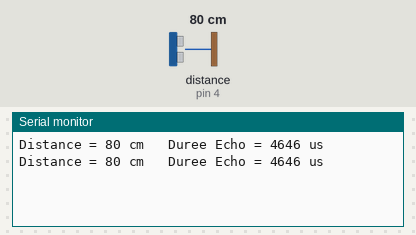
Bench run of a sketch on a simulated Arduino Uno, built with avr-gcc and run on an emulated ATmega328P. Shown: the last lines printed to the serial monitor. Wiring (inferred from the names in the program): ultrasonic range finder: trigger pin 3; echo pin 4. The test bench sets the inputs (shaded band); at power-on: distance to the obstacle (sensor on pin 4) 80 cm. The echo pulse lasts 58.3 µs per cm.

Above: at 1.2 s.
1.3 s: distance to the obstacle (sensor on pin 4) set to 2 cm
At 1.9 s:
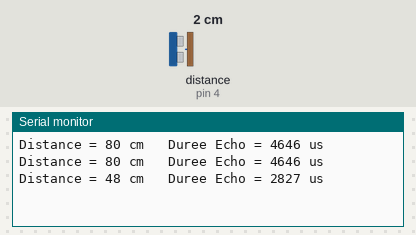
2.8 s: distance to the obstacle (sensor on pin 4) set to 4 cm
At 3.4 s:
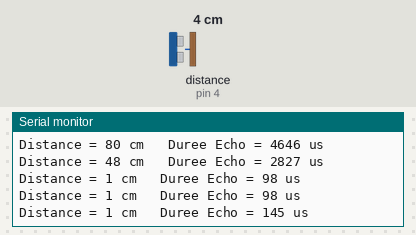
Timing chart, 0 to 5.8 s (numbered marks = the images above; inputs shaded):
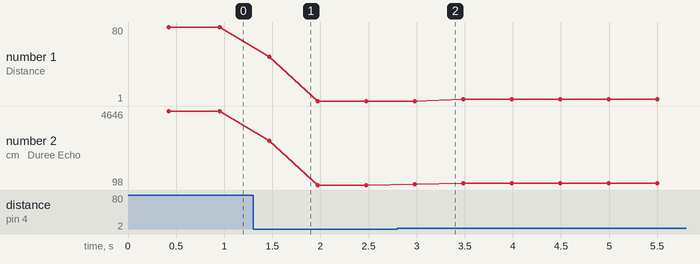

The sketch:

Capteur_ultrason_v1.ino
```cpp
const int ECHO    = 4;
const int TRIGGER = 3;
const int NUM_OF_READINGS = 5;

unsigned long sumDist;
unsigned long sumPulse;     // NEW: accumulates pulse durations
int nbRead;

unsigned long pulseTimeLast;   // NEW: stores the latest Echo duration (µs)

void setup()
{
  pinMode(TRIGGER, OUTPUT);
  pinMode(ECHO, INPUT);
  // pinMode(LED, OUTPUT); -> LED
  Serial.begin(9600);
  sumDist  = 0;
  sumPulse = 0;
  nbRead   = 0;
}

unsigned long mesureDistance()
{
  digitalWrite(TRIGGER, HIGH);
  delayMicroseconds(10);
  digitalWrite(TRIGGER, LOW);

  unsigned long pulseTime = pulseIn(ECHO, HIGH);
  pulseTimeLast = pulseTime;      // NEW: save it for display

  unsigned long distance = pulseTime / 58;
  return distance;
}

void loop()
{
  unsigned long d = mesureDistance();
  sumDist  += d;
  sumPulse += pulseTimeLast;      // NEW
  nbRead++;

  if (nbRead == NUM_OF_READINGS)
  {
    int averageDistance        = sumDist  / NUM_OF_READINGS;
    unsigned long averagePulse = sumPulse / NUM_OF_READINGS;   // NEW

    Serial.print("Distance = ");
    Serial.print(averageDistance);

   // if (averageDistance < 10)
   // {
   //   Serial.println("ALERTE");
   //   digitalWrite(LED, HIGH);
   //   delay(500);
   //   digitalWrite(LED, LOW);
   //   delay(500);
   // }
   // else if (averageDistance < 20)
   // {
   //   Serial.println("ALERTE");
   //   digitalWrite(LED, HIGH);
   // }
   // else
   // {
   //   digitalWrite(LED, LOW);
   // }

    Serial.print(" cm   Duree Echo = ");
    Serial.print(averagePulse);
    Serial.println(" us");

    sumDist  = 0;
    sumPulse = 0;
    nbRead   = 0;
  }

  delay(100);
}
```

Measured:
- after the input at 1.3 s, the serial monitor: prints a new line after 0.17 s (image 1)
- after the input at 2.8 s, the serial monitor: prints a new line after 0.18 s (image 2)
- plotted number 1: 80 → 1 after the input at 1.3 s, 1 → 3 after the input at 2.8 s
- plotted number 2: 4646 → 98 after the input at 1.3 s, 98 → 215 after the input at 2.8 s
